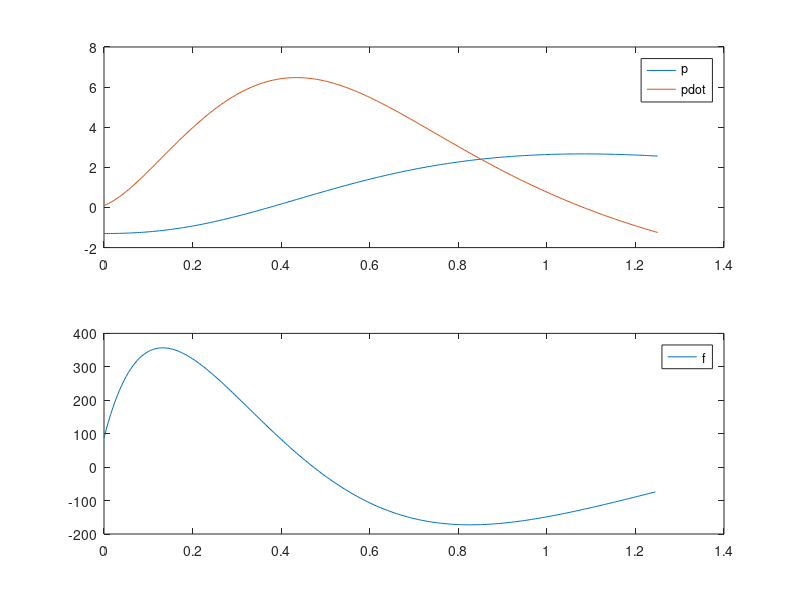

Reproduce this figure in MATLAB.
function startercode170017
[T,X,U,XFORDISPLAY] = RunSimulation;
PlotResults(T,X,U);
p = mat2str(XFORDISPLAY(1),4)
pdot = mat2str(XFORDISPLAY(2),4)
end

function [actuators,data] = initControlSystem(sensors,references,parameters,data)
%%%%%%%%%%%%%%%%%%
% MODIFY
data.A = [0, 1; 5*sin(1/2), -1/4];
data.B = [0; 1/20];
data.C = [1, 0];
data.xhat = [0;0];
data.u = 0;

data.K = acker(data.A, data.B, [-2, -1]);
data.L = acker(data.A', data.C', [-8, -4])';
%
%%%%%%%%%%%%%%%%%%
[actuators,data] = runControlSystem(sensors,references,parameters,data);
end

function [actuators,data] = runControlSystem(sensors,references,parameters,data)
%%%%%%%%%%%%%%%%%%
% MODIFY
u = -data.K * data.xhat;
y = sensors.p - 0.5;
data.xhat = data.xhat + (data.A * data.xhat + data.B*u - data.L*(data.C*data.xhat - y)) * parameters.tStep;
actuators.f = u + 100*cos(0.5);
%
%%%%%%%%%%%%%%%%%%
end

function [T,X,U,XFORDISPLAY] = RunSimulation
[t,x,tStep,nSteps,nStepsForDisplay] = InitSimulation;
T = t;
X = x;
U = [];
controller.init = @initControlSystem;
controller.run = @runControlSystem;
controller.sensors = GetSensors(t,x);
controller.references = struct;
controller.parameters = struct('tStep',tStep);
controller.data = struct;
[controller.actuators,controller.data] = ...
    controller.init(controller.sensors, ...
                    controller.references, ...
                    controller.parameters, ...
                    controller.data);
for iStep = 1:nSteps
    u = GetInput(controller.actuators);
    [t,x] = ode45(@(t,x) GetXDot(t,x,u),[t t+tStep],x);
    t = t(end);
    x = x(end,:)';
    controller.sensors = GetSensors(t,x);
    [controller.actuators,controller.data] = ...
    controller.run(controller.sensors, ...
                    controller.references, ...
                    controller.parameters, ...
                    controller.data);
    T = [T t];
    X = [X x];
    U = [U u];
    if iStep==nStepsForDisplay
        XFORDISPLAY = x;
    end
end
end

function [t,x,tStep,nSteps,nStepsForDisplay] = InitSimulation
t = 0;
x = [-1.30; 0.10];
tStep = 0.005;
nStepsForDisplay = 25;
nSteps = 250;
end

function u = GetInput(actuators)
u = actuators.f;
end

function sensors = GetSensors(t,x)
sensors.t = t;
sensors.p = x(1);
sensors.pdot = x(2);
end

function xdot = GetXDot(t,x,u)
xdot = [x(2); (1/20)*(-(1*x(2)+100*sin(x(1)))+u(1))];
end

function PlotResults(T,X,U)
clf;
subplot(2,1,1);
plot(T,X);
legend('p','pdot');
subplot(2,1,2);
plot(T(1:end-1),U);
legend('f');
end
